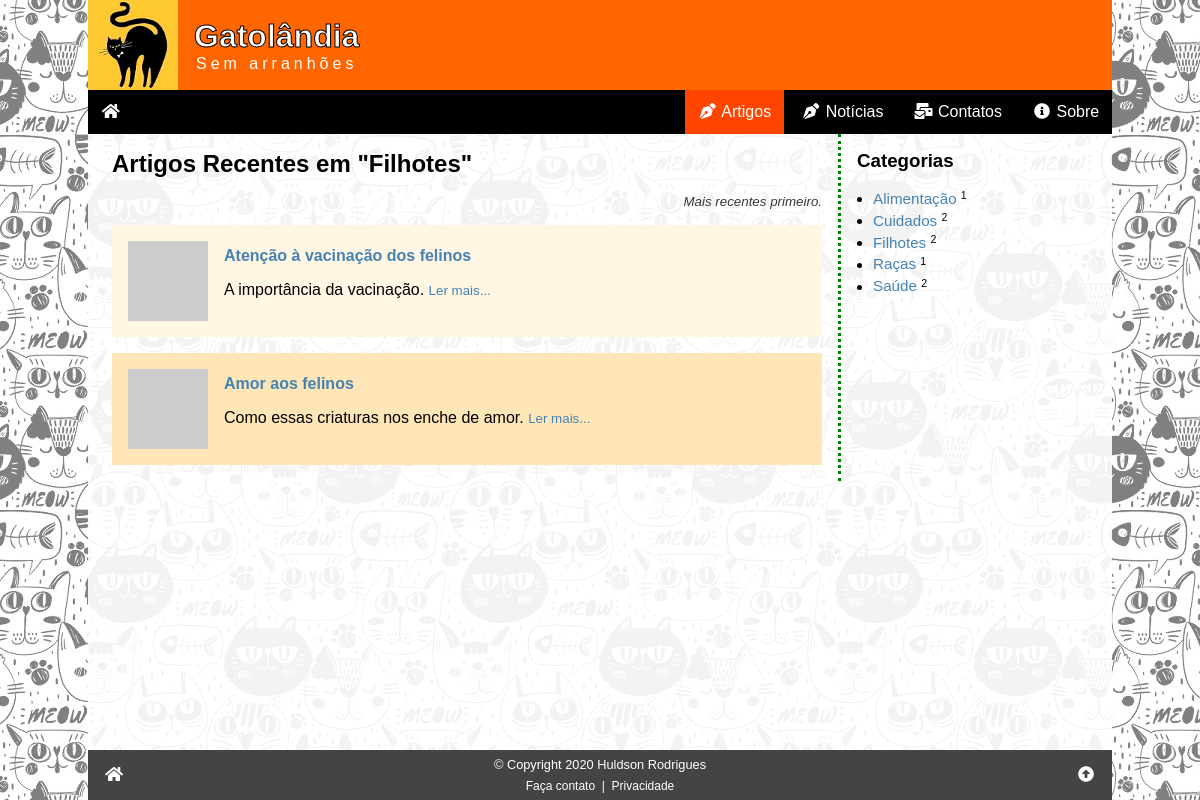
Page /artigos.php?c=7 on the committed database.
### tables this page shows
CREATE TABLE categorias (
    id_categoria INT PRIMARY KEY NOT NULL AUTO_INCREMENT,
    nome VARCHAR(127) NOT NULL
);

CREATE TABLE artigos (
    id_artigo INT PRIMARY KEY NOT NULL AUTO_INCREMENT,
    data TIMESTAMP DEFAULT CURRENT_TIMESTAMP,
    titulo VARCHAR(255) NOT NULL,
    imagem VARCHAR(255) COMMENT 'URL da imagem - thumbnail',
    resumo VARCHAR(255) NOT NULL COMMENT 'Resumo do artigo',
    texto LONGTEXT NOT NULL COMMENT 'Texto (HTML) do artigo completo',
    autor_id INT NOT NULL,
    campo1 TEXT COMMENT 'Reservado para uso futuro',
    campo2 TEXT COMMENT 'Reservado para uso futuro',
    campo3 TEXT COMMENT 'Reservado para uso futuro',
    status ENUM ('inativo', 'ativo') DEFAULT 'ativo',

     
    FOREIGN KEY (autor_id) REFERENCES autores (id_autor)
);

### artigos.php (the view, shortened to what this page needs)
<?php
require '_config.php';
$titulo = "Artigos";
$idcat = (isset($_GET['c'])) ? intval($_GET['c']) : 0;
if ($idcat > 0) {
    $sql = <<<SQL
SELECT id_artigo, titulo, imagem, resumo, id_categoria, nome FROM artigos
    INNER JOIN art_cat ON artigo_id = id_artigo
    INNER JOIN categorias ON categoria_id = id_categoria
WHERE categoria_id = '{$idcat}' AND status = 'ativo'
    ORDER BY data DESC
SQL;
} else {
    $sql = "SELECT id_artigo, titulo, imagem, resumo FROM artigos WHERE status = 'ativo' ORDER BY data DESC";
}
$res = $conn->query($sql);
$artigos = '';
if ($res->num_rows > 0) {
    while ($art = $res->fetch_assoc()) {
        $artigos .= <<<HTML
<div class="artigo">
    <a href="artigo.php?id={$art['id_artigo']}"><img src="{$art['imagem']}" alt="{$art['titulo']}"></a>
    <a href="artigo.php?id={$art['id_artigo']}"><h4>{$art['titulo']}</h4></a>
    <span>{$art['resumo']}</span>
    <small><a href="artigo.php?id={$art['id_artigo']}">Ler mais...</a></small>
</div>
HTML;
        if ($idcat > 0) {
            $titulo = "Artigos Recentes em \"{$art['nome']}\"";
        }
    }
} else {
    $artigos = '<p class="center">Nenhum artigo encontrado!</p>';
}
$cattitulo = $titulo;
$sql = "SELECT * FROM categorias ORDER BY nome";
$res = $conn->query($sql);
$categorias = '<ul>';
while ($cat = $res->fetch_assoc()) {
    $sql2 = "SELECT id_art_cat FROM `art_cat` WHERE categoria_id = {$cat['id_categoria']}";
    $res2 = $conn->query($sql2);
    $total = $res2->num_rows;
    if($total > 0) {
        $categorias .= <<<HTML
        <li><a href="artigos.php?c={$cat['id_categoria']}">{$cat['nome']}</a> <small><sup>{$total}</sup></small></li>
HTML;
    }
}
$categorias .= '</ul>';
require '_header.php';
?>
<div class="row">
    <div class="col1">
        <h2><?php echo $cattitulo ?></h2>
        <small class="subtitulo">Mais recentes primeiro.</small>
        <?php echo $artigos ?>
    </div>
    <aside class="col2">
        <h3>Categorias</h3>
        <?php echo $categorias ?>
    </aside>
</div>
<?php
require '_footer.php';
?>

### css/global.css (style rules this page uses)
:root { --tamanho-texto-site: 16px; --tipo-fonte-site: sans-serif; --cor-dos-links: steelblue; --cor-dos-links-em-hover: orangered; --fundo-da-pagina: url('/img/fundo02.jpg') black fixed; }
* { box-sizing: border-box; }
html, body { padding: 0; margin: 0; width: 100%; height: 100%; position: relative; font-size: var(--tamanho-texto-site); font-family: var(--tipo-fonte-site); }
a { color: var(--cor-dos-links); text-decoration: none; }
p, h1, h2, h3, h4, h5 { margin: 1rem 0; }
body { background: var(--fundo-da-pagina); }

### css/artigos.css (style rules this page uses)
.artigo { padding: 1rem; overflow: auto; margin-bottom: 1rem; }
.artigo:nth-child(even) { background: rgb(255, 230, 183); }
.artigo:nth-child(odd) { background: rgb(255, 246, 228); }
.artigo img { width: 80px; height: 80px; float: left; margin-right: 1rem; }
.artigo h4 { margin-top: 0.4rem; }
.subtitulo { display: block; margin-bottom: 1rem; text-align: right; color: rgb(56, 56, 56); font-style: italic; }
.row { display: flex; width: 100%; flex-direction: column; }
.col2 { width: 100%; border-top: 3px dotted green; margin-top: 2rem; margin-bottom: 2rem; }
aside ul { margin: 0; padding: 0; padding-left: 1rem; line-height: 1.4; font-size: .95rem; }
@media (min-width: 640px) { .row { flex-direction: row; } }
@media (min-width: 640px) { .col1 { flex-grow: 1; padding-right: 1rem; } }
@media (min-width: 640px) { .col2 { width: 250px; padding-left: 1rem; border: 0; margin: 0; border-left: 3px dotted green; } }

### rows in the picture
categorias: nome "Artigos Recentes em \"Filhotes\"", nome "Filhotes", total "2"
artigos: titulo "Atenção à vacinação dos felinos", resumo "A importância da vacinação."
artigos: titulo "Amor aos felinos", resumo "Como essas criaturas nos enche de amor.", id_artigo "1"
categorias: nome "Alimentação", total "1"
categorias: nome "Cuidados", total "2"
categorias: nome "Raças"
categorias: nome "Saúde", total "2"
